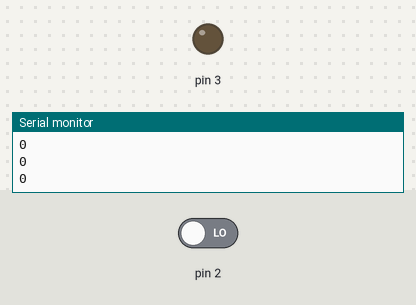
Bench run of a sketch on a simulated Arduino Uno, built with avr-gcc and run on an emulated ATmega328P. On the bench: output pins drawn as LEDs (lit = HIGH), the last lines printed to the serial monitor. The inputs (shaded band) are chosen by the test bench; at power-on: pin 2 LOW.

Above: at 1.2 s.
1.3 s: pin 2 driven HIGH
At 1.49 s:
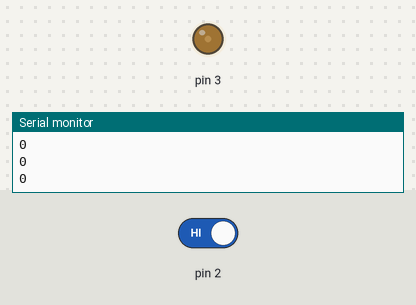
At 2.09 s:
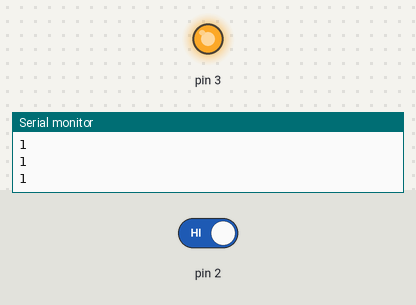
Timing chart, 0 to 10.3 s (numbered marks = the images above; inputs shaded):
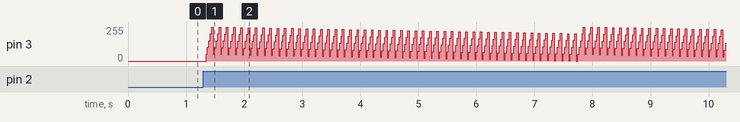

Measured:
- after the input at 1.3 s, pin 3: ramps from 0/255 to 255/255 and jumps back, once every 0.13 s

The sketch:

Fade__Pushbutton.ino
```cpp
int button=2;
int i=0;
void setup() {
  pinMode(2,INPUT);
  pinMode(3,OUTPUT);
  Serial.begin(1200);
  // put your setup code here, to run once:

}

void loop() {

  int value=digitalRead(2);
  Serial.println(value);
  if(value==1)
  {


  i=i+51;
  delay(10);
  }// put your main code here, to run repeatedly:
analogWrite(3,i);
delay(10);
}
```
